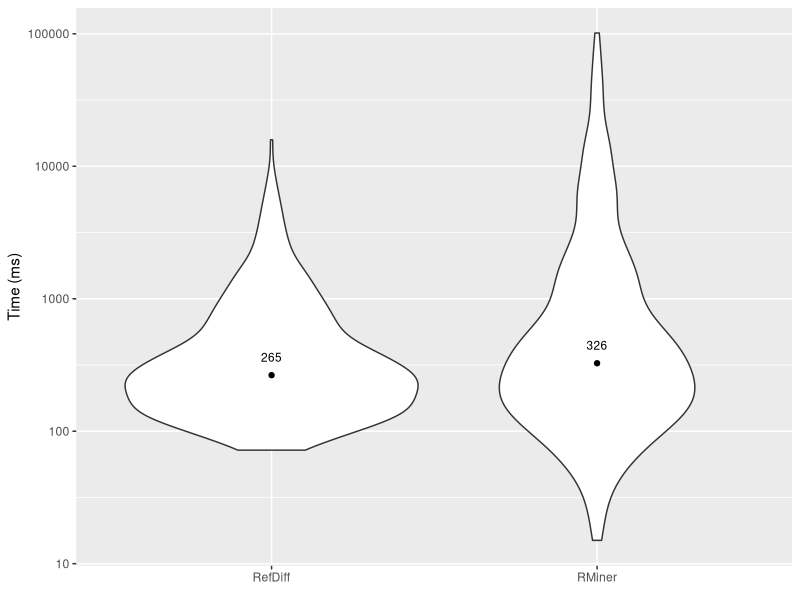

Write R code to recreate this figure.
library(ggplot2)
library(plyr)

# disable scientific notation
options(scipen=999)

df=read.table("time.txt", header=TRUE)

# compute the median
dfMedian=ddply(df, .(tool), summarise, med = median(time))

plot1=ggplot(df, aes(x=tool, y=time)) + scale_y_log10() + ylab("Time (ms)") + xlab(element_blank()) +
  geom_violin() +
  stat_summary(fun.y="median", geom="point") +
  geom_text(data=dfMedian, aes(x=tool, y=med, label=med), size=3, vjust=-1.5)

ggsave("plot1.pdf", plot=plot1, width=4, height=4, units="in", dpi=300)


#dfRefdiff=read.table("refdiff.txt", header=TRUE)
#dfRminer=read.table("rminer.txt", header=TRUE)

#ggplot(dfRminer, aes(x=files, y=time)) + geom_point(shape=23) + geom_point(data=dfRefdiff, aes(x=files, y=time), shape=1, color="blue")
